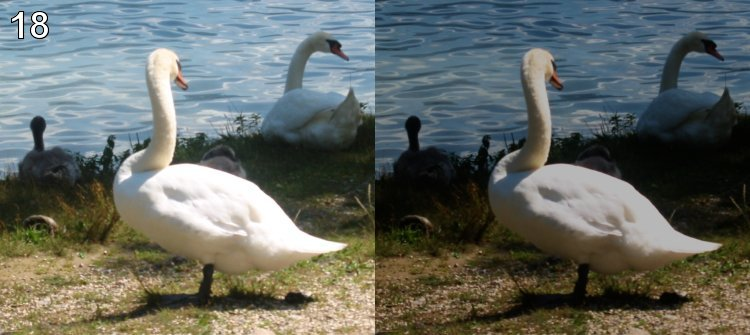
#> input picture cygne.jpg, 750 x 335 px
$ python 'thePythonChallenge 18.py'   (Python 2 division)
#> lines starting #> are read from the running program, lines starting #| are printed output that depends on the picture
# -*- coding: utf-8 -*-
"""
différents essais pour répondre au challenge:
    http://www.pythonchallenge.com/pc/return/balloons.html
"""
#can you tell the difference ?

print "début du programme..."

#il y a deux images semblables, l'une semblant moins contrastée que l'autre
#et on nous demande de dire la différence. cela semble trivial a priori:

from PIL import Image

def compare(c1, c2):
    if c2==0:
        return 0
    else:
        return int(100*c1/c2)

img=Image.open("cygne.jpg")
#> img is the input picture: PIL image 750x335 RGB; mean R, G, B 100.5, 105.4, 99.9
l=list(img.getdata())
#> l = 251250 items
(w,h)=img.size
#> w = 750; h = 335
w2=int(w/2)
#> w2 = 375
print w, w2
#| 750 375
print l[:w2]
#> (printed output is left out)
l2=list(l[w2:])
#> l2 = 250875 items
l3=zip(l,l2)
#> l3 = 250875 items
ll=[]
for ((r1,g1,b1),(r2,g2,b2)) in l3:
    r=compare(r1,r2)
    g=compare(g1,g2)
    b=compare(b1,b2)
    ll.append((r,g,b))
#> this loop made 250875 passes
#> (r1, g1, b1, r2, g2, b2, r, g) on passes 1 to 3: (87, 111, 123, 27, 54, 73, 322, 205), (86, 110, 122, 26, 51, 71, 330, 215), (90, 109, 123, 29, 52, 68, 310, 209)
#> after the loop, ll = 250875 items
im=Image.new(img.mode, img.size)
#> im: PIL image 750x335 RGB; every value is 0
im.putdata(ll)
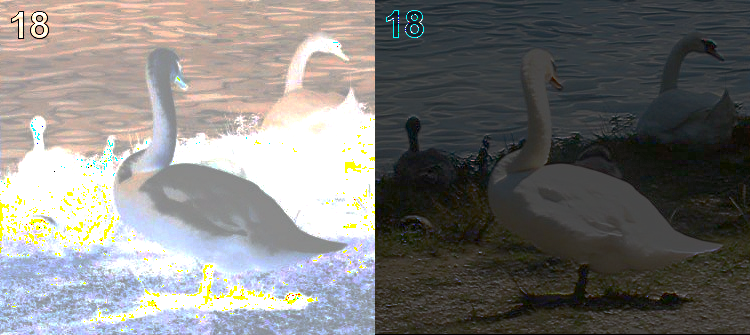
#> im: PIL image 750x335 RGB; mean R, G, B 125.2, 124, 122.1
im.show()

print "fin du prg."

$ run again, with cave.jpg copied over cygne.jpg
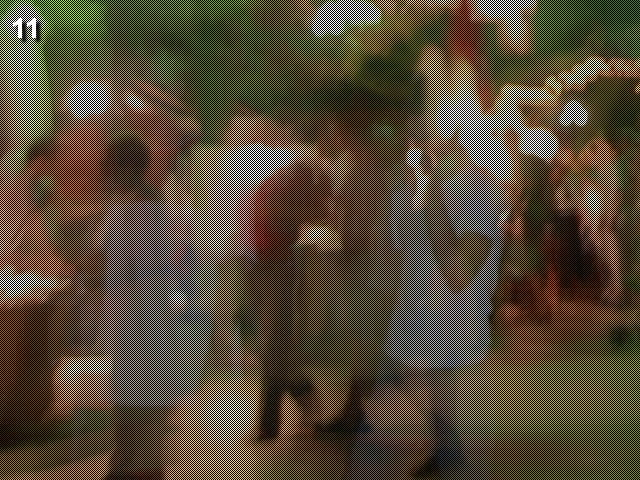
#> input picture cave.jpg, 640 x 480 px
#> img is the input picture: PIL image 640x480 RGB; mean R, G, B 85.8, 73.7, 57.3
#> l = 307200 items
#| 640 320
#> (printed output is left out)
#> l2 = 306880 items
#> the loop `for ((r1,g1,b1),(r2,g2,b2)) in l3:` made 306880 passes
#> (r1, g1, b1, r2, g2, b2, r, g) on passes 1 to 3: (0, 20, 0, 6, 6, 0, 0, 333), (142, 180, 105, 173, 175, 126, 82, 102), (0, 20, 0, 4, 6, 0, 0, 333)
#> `im.putdata(ll)`:
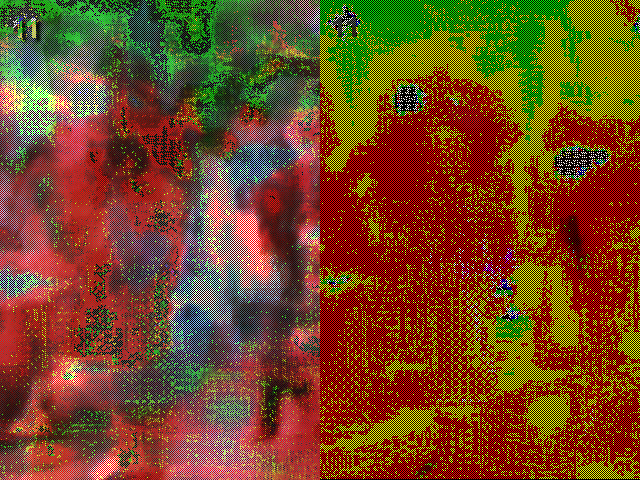
#> im: PIL image 640x480 RGB; mean R, G, B 118.1, 70.3, 32.4

$ run again, with evil.jpg copied over cygne.jpg
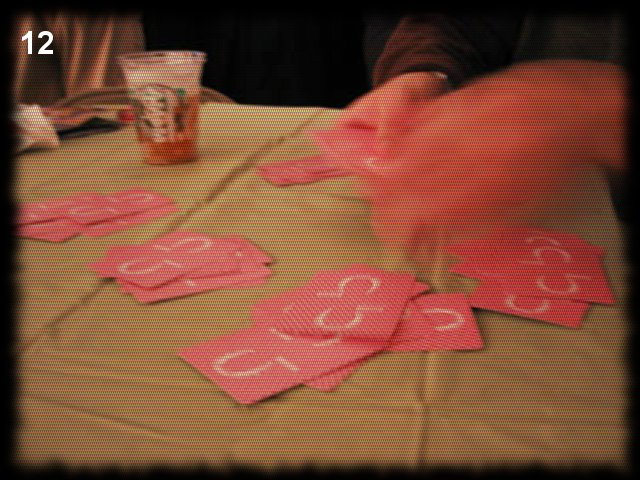
#> input picture evil.jpg, 640 x 480 px
#> img is the input picture: PIL image 640x480 RGB; mean R, G, B 125.2, 74.5, 53.1
#> l = 307200 items
#| 640 320
#> (printed output is left out)
#> l2 = 306880 items
#> the loop `for ((r1,g1,b1),(r2,g2,b2)) in l3:` made 306880 passes
#> (r1, g1) on passes 1 to 3: (0, 0), (0, 0), (0, 0)
#> `im.putdata(ll)`:
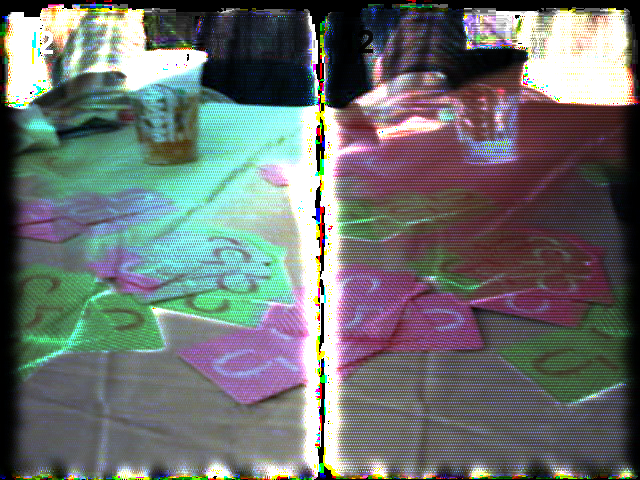
#> im: PIL image 640x480 RGB; mean R, G, B 108.1, 113.4, 111.8

$ run again, with good.jpg copied over cygne.jpg
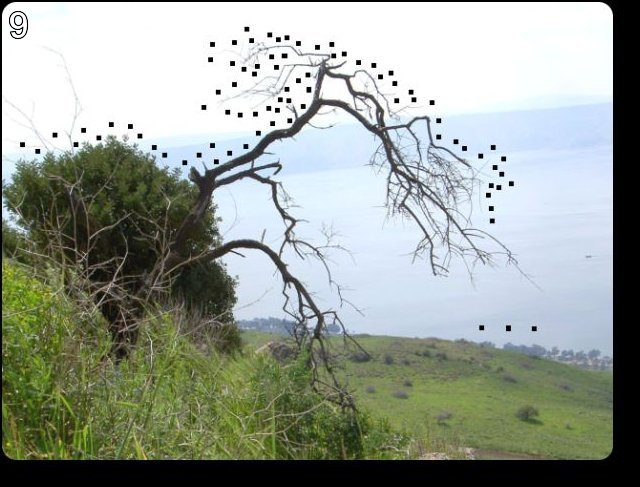
#> input picture good.jpg, 640 x 487 px
#> img is the input picture: PIL image 640x487 RGB; mean R, G, B 151.9, 159.2, 150.1
#> l = 311680 items
#| 640 320
#> (printed output is left out)
#> l2 = 311360 items
#> the loop `for ((r1,g1,b1),(r2,g2,b2)) in l3:` made 311360 passes
#> (r1, g1, b1) on passes 1 to 3: (1, 1, 1), (1, 1, 1), (0, 0, 0)
#> `im.putdata(ll)`:
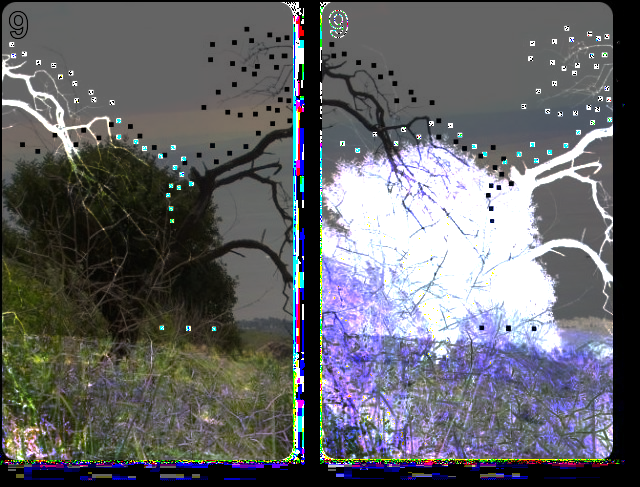
#> im: PIL image 640x487 RGB; mean R, G, B 99.3, 99.8, 104.1
